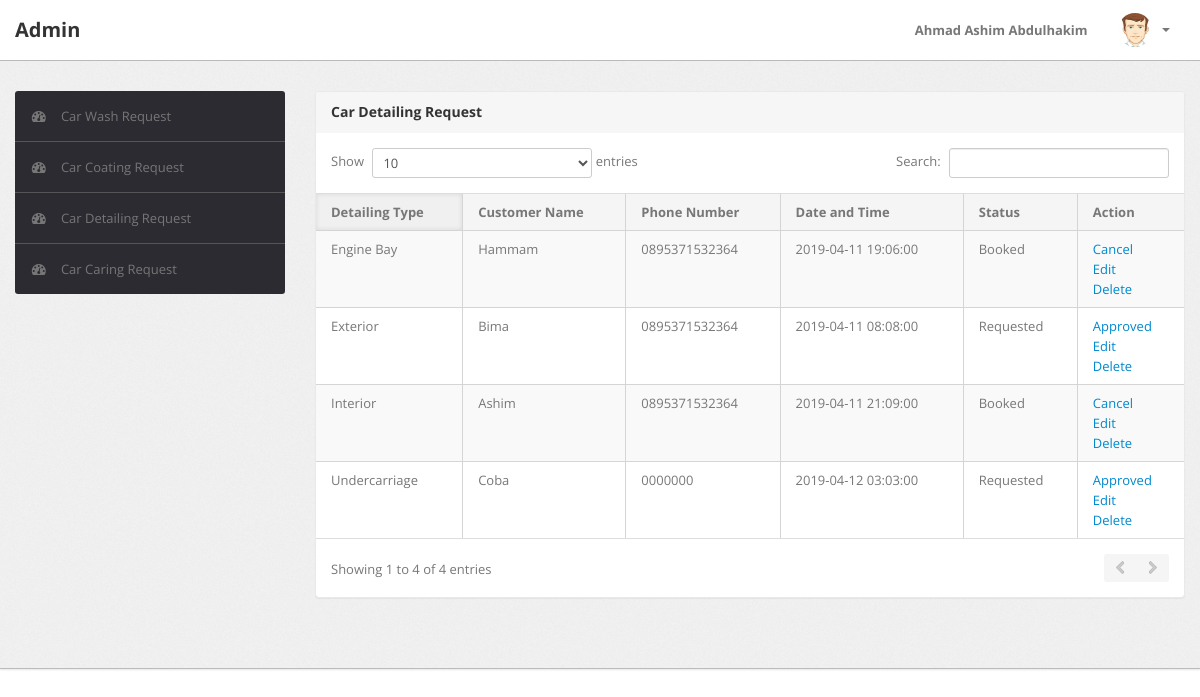
Screenshot of /admin/detailing.php (signed in) with the database file from the repository.
### tables this page shows
CREATE TABLE IF NOT EXISTS `detailing` (
  `id` int(11) NOT NULL AUTO_INCREMENT,
  `type` varchar(100) NOT NULL,
  `name` varchar(100) NOT NULL,
  `no` varchar(100) NOT NULL,
  `date` datetime NOT NULL,
  `status` varchar(100) NOT NULL,
  PRIMARY KEY (`id`)
);

### admin/detailing.php (the view, shortened to what this page needs)
<!DOCTYPE html>
<html lang="en">
<head>
	<link type="text/css" href="bootstrap/css/bootstrap.min.css" rel="stylesheet">
	<link type="text/css" href="bootstrap/css/bootstrap-responsive.min.css" rel="stylesheet">
	<link type="text/css" href="css/theme.css" rel="stylesheet">
	<link type="text/css" href="images/icons/css/font-awesome.css" rel="stylesheet">
</head>
<body>
	<?php
          if(isset($_SESSION['username']) && isset($_SESSION['password']))
          {
            $id_admin=$_SESSION['username'];
            require_once('db_login.php');
            $db = new mysqli($db_host, $db_username, $db_password,$db_database);
            $query = " SELECT name FROM admin WHERE username='".$id_admin."' ";
            $result = $db->query($query);
            $user = $result->fetch_array();
          }
?>
	<div class="navbar navbar-fixed-top">
		<div class="navbar-inner">
			<div class="container">
			  	<a class="brand" href="index_admin.php">
			  		Admin
			  	</a>
				<div class="nav-collapse collapse navbar-inverse-collapse">
					<ul class="nav pull-right">
						<li><a href="#">
							<?php echo ''.$user['name']. '';?>
						</a></li>
						<li class="nav-user dropdown">
							<a href="#" class="dropdown-toggle" data-toggle="dropdown">
								<img src="images/user.png" class="nav-avatar" />
								<b class="caret"></b>
							</a>
						</li>
					</ul>
				</div>
			</div>
		</div>
	</div>
	<div class="wrapper">
		<div class="container">
			<div class="row">
				<div class="span3">
					<div class="sidebar">
						<ul class="widget widget-menu unstyled">
							<li>
								<a href="index_admin.php">
									<i class="menu-icon icon-dashboard"></i>
									Car Wash Request
								</a>
							</li>
							<li class="active">
								<a href="coating.php">
									<i class="menu-icon icon-dashboard"></i>
									Car Coating Request
								</a>
							</li>
							<li>
								<a href="detailing.php">
									<i class="menu-icon icon-dashboard"></i>
									Car Detailing Request
								</a>
							</li>
							<li>
								<a href="caring.php">
									<i class="menu-icon icon-dashboard"></i>
									Car Caring Request
								</a>
							</li>
						</ul>
					</div>
				</div>
				<div class="span9">
					<div class="content">
						<div class="module">
							<div class="module-head">
								<h3>Car Detailing Request</h3>
							</div>
							<div class="module-body table">
								<table cellpadding="0" cellspacing="0" border="0" class="datatable-1 table table-bordered table-striped	 display" width="100%">
									<thead>
										<tr>
											<th>Detailing Type</th>
											<th>Customer Name</th>
											<th>Phone Number</th>
											<th>Date and Time</th>
											<th>Status</th>
											<th>Action</th>
										</tr>
									</thead>
									<?php
	              require_once('db_login.php');
	        $con = mysqli_connect($db_host, $db_username, $db_password,$db_database);
	        $query = " SELECT * FROM detailing ";
	        $result = mysqli_query($con,$query);
	        while($row = $result->fetch_object()){
	          echo '<tr>';
	          echo '<td>'.$row->type.'</td>';
	          echo '<td>'.$row->name.'</td>';
	          echo '<td>'.$row->no.'</td>';
	          echo '<td>'.$row->date.'</td>';
	          echo '<td>'.$row->status.'</td>';
	          if ($row->status=='Booked'){
				echo '<td>';
				echo '<a href="javascript:booking_record('.$row->id.')">Cancel<br></a>';
				echo '<a href="edit_detailing.php?id='.$row->id.'">Edit<br></a>';
				echo '<a href="javascript:delete_record('.$row->id.')">Delete</a>';
				echo '</td>';
			}else {
				echo '<td>';
				echo '<a href="javascript:booked_record('.$row->id.')">Approved<br></a>';
				echo '<a href="edit_detailing.php?id='.$row->id.'">Edit<br></a>';
				echo '<a href="javascript:delete_record('.$row->id.')">Delete</a>';
				echo '</td>';
			}
	        echo'</tr>';
	        }
	        echo '</table>';
	      ?>
							</div>
						</div>
					<br />
					</div>
				</div>
			</div>
		</div>
	</div>
</body>

### rows the page displays
detailing: type "Interior", name "Ashim", no "0895371532364", date "2019-04-11 21:09:00", status "Booked"
detailing: type "Exterior", name "Bima", no "0895371532364", date "2019-04-11 08:08:00", status "Requested"
detailing: type "Engine Bay", name "Hammam", no "0895371532364", date "2019-04-11 19:06:00", status "Booked"
detailing: type "Undercarriage", name "Coba", no "0000000", date "2019-04-12 03:03:00", status "Requested"

### other values shown
$user['name'] "Ahmad Ashim Abdulhakim"
